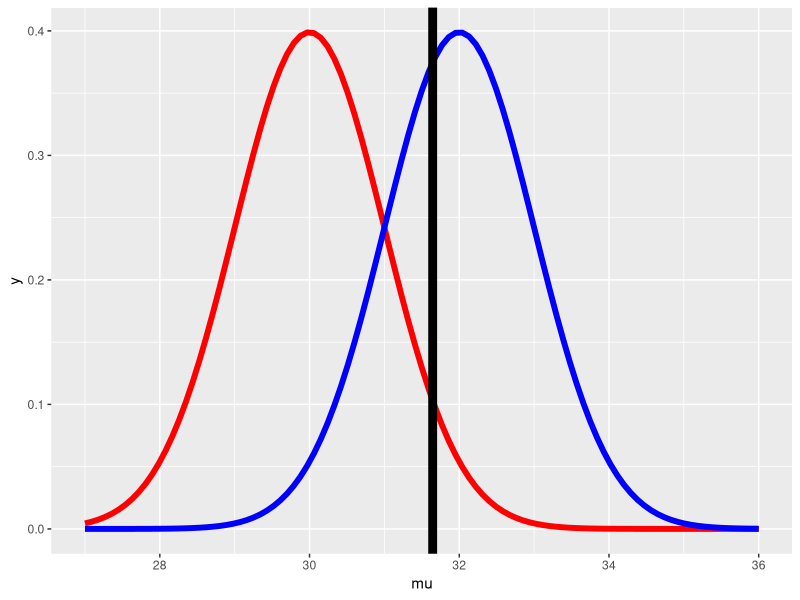

Reproduce this figure in R.
## ---- chunk 1
knitr::opts_chunk$set(echo = FALSE)
## ---- chunk 2
install.packages("ggplot2")
library(ggplot2)
mu0 <- 30
mua <- 32
sigma <- 4
n <- 16
alpha <- 0.05

## ---- chunk 3
myplot <- function(sigma, mua, n, alpha){
        g = ggplot(data.frame(mu = c(mu0-3, mu0+6)), aes(x = mu))
        g = g + stat_function(fun=dnorm, geom = "line", 
                              args = list(mean = mu0, sd = sigma / sqrt(n)), 
                              size = 2, col = "red")
        g = g + stat_function(fun=dnorm, geom = "line", 
                              args = list(mean = mua, sd = sigma / sqrt(n)), 
                              size = 2, col = "blue")
        xitc = mu0 + qnorm(1 - alpha) * sigma / sqrt(n)
        g = g + geom_vline(xintercept=xitc, size = 3)
        g
    }
power <- pnorm(mu0 + qnorm(1-alpha)* sigma/sqrt(n), mean= mua, sd = sigma/sqrt(n), lower.tail = FALSE)         
myplot(sigma, mua, n, alpha)

